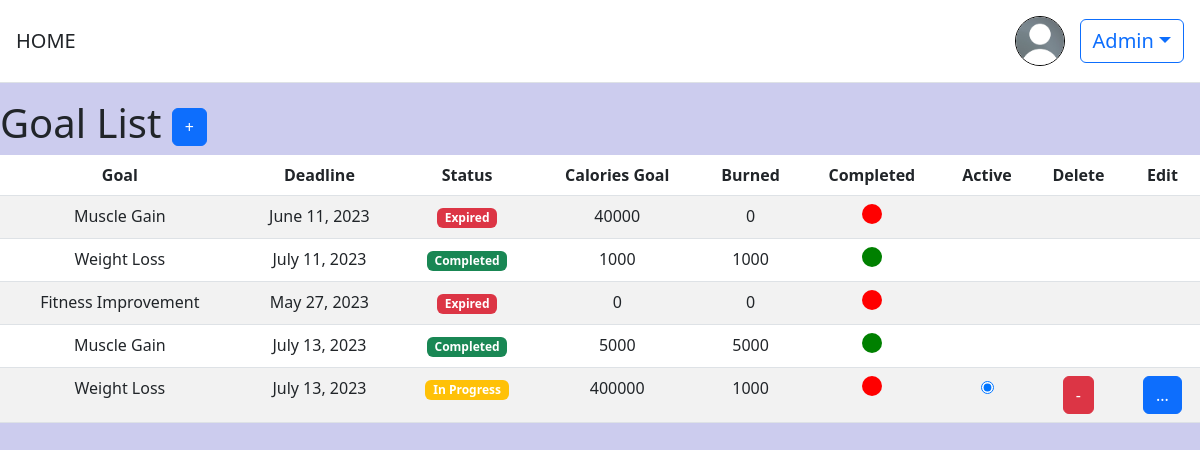
Page /obiettivi/lista/ (signed in) on the earlier database version.
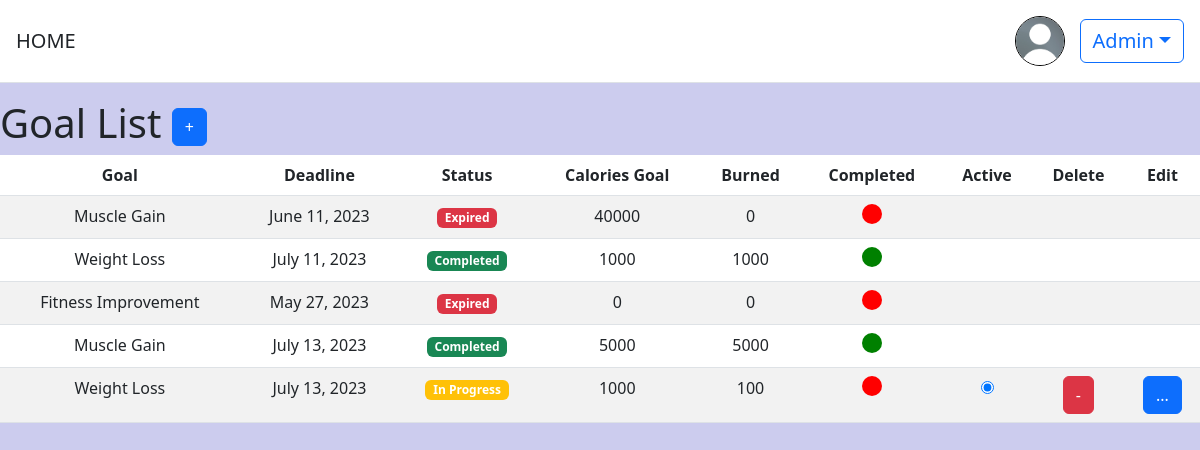
Same page on the later database version.
### obiettivi/models.py (models this page shows, shortened)
class GoalModel(models.Model):
    GOAL_CHOICES = (
        ('Weight Loss', 'Weight Loss'),
        ('Muscle Gain', 'Muscle Gain'),
        ('Fitness Improvement', 'Fitness Improvement'),
    )
    STATUS_CHOICES = (
        ('V', 'In Corso'),
        ('S', 'Scaduto'),
    )
    TEMP_CHOICES = (
        (1, '1 day'),
        (7, '1 week'),
        (30, '1 month'),
        (90, '3 months'),
    )
    def is_deadline_expired(self):
        today = date.today()
        if self.deadline < today:
            self.is_expired = True
            self.save()
            return True
        else:
            self.is_expired = False
            self.save()
            return False
    deadline = models.DateField(blank=True, null=True)
    status = models.CharField(max_length=1, choices=STATUS_CHOICES, default='V')
    tempistica = models.IntegerField(choices=TEMP_CHOICES, default=30)
    utente = models.ForeignKey(settings.AUTH_USER_MODEL, on_delete=models.CASCADE)
    goal_type = models.CharField(max_length=20, choices=GOAL_CHOICES)
    data_creazione = models.DateField(default=timezone.now)
    descrizione = models.TextField(max_length=255, blank=True, null=True)
    CaloriesGoal = models.IntegerField(default=0, blank=False, null=False)
    is_selected = models.BooleanField(default=False)
    is_completed = models.BooleanField(default=False)
    is_expired = models.BooleanField(default=False)
    cal = models.IntegerField(default=0)

### obiettivi/views.py (the view, shortened to what this page needs)
# urls.py: path('lista/', views.listaobiettivi, name='listaobiettivi'),
@login_required
def listaobiettivi(request):
    goals = GoalModel.objects.filter(utente=request.user)
    return render(request, 'goals.html', {'goals': goals})

### templates/goals.html (shortened to what this page needs)
{% extends "base.html" %}
{% block content %}
  <div>
    <h1>
      Goal List
      <a href="{% url 'create_goal' %}" class="btn btn-primary"> + </a>
    </h1>
  </div>
<form id="goalSelectionForm" method="POST" action="{% url 'update_goal_selection' %}">
 <div class="table-responsive" >
  <table class="table table-striped">
    <thead>
      <tr>
        <th>Goal</th>
        <th>Deadline</th>
        <th>Status</th>
        <th>Calories Goal</th>
        <th>Burned</th>
        <th>Completed</th>
        <th>Active</th>
        <th>Delete</th>
        <th>Edit</th>
      </tr>
    </thead>
    <tbody>
      {% for goal in goals %}
        <tr>
          <td>{{ goal.goal_type }}</td>
          <td>{{ goal.deadline }}</td>
          <td>
            {% if goal.is_completed %}
              <span class="badge bg-success">Completed</span>
            {% else %}
             {% if goal.is_deadline_expired %}
              <span class="badge bg-danger">Expired</span>
             {% else %}
              <span class="badge bg-warning">In Progress</span>
            {% endif %}
           {% endif %}
          </td>
          <td>
            {{ goal.CaloriesGoal }}
          </td>
          <td>
            {{ goal.cal }}
          <td>
            {% if goal.is_completed %}
            <div style="width: 20px;height: 20px;border-radius: 50%;display: inline-block; background-color:green"></div>
            {% else %}
            <div style="width: 20px;height: 20px;border-radius: 50%;display: inline-block;background-color: red;"></div>
            {% endif %}
          </td>
        {% if not goal.is_completed and not goal.is_deadline_expired %}
         <td >
         <input type="radio" name="selected_goal" value="{{ goal.pk }}" onchange="this.form.submit()"
          {% if goal.is_selected %} checked {% endif %}>
         </td>
          <td>
            <a href="{% url 'delete_goal' goal.pk %}" class="btn btn-danger">-</a>
          </td>
          <td>
            <a href="{% url 'edit' goal.pk %}" class="btn btn-primary">...</a>
          </td>
          {% else %}
          <td>&nbsp</td>
          <td>&nbsp</td>
          <td>&nbsp</td>
          {% endif %}
        </tr>
      {% empty %}
        <tr>
          <td colspan="10">No goals scored</td>
        </tr>
      {% endfor %}
    </tbody>
  </table>
  </div>
</form>
{% endblock content %}

Differences in the rows shown:
removed GoalModel: goal_type "Weight Loss", deadline "July 13, 2023", is_completed "In Progress", CaloriesGoal "400000", cal "1000", is_selected "☑"
added GoalModel: goal_type "Weight Loss", deadline "July 13, 2023", is_completed "In Progress", CaloriesGoal "1000", cal "100", is_selected "☑"
